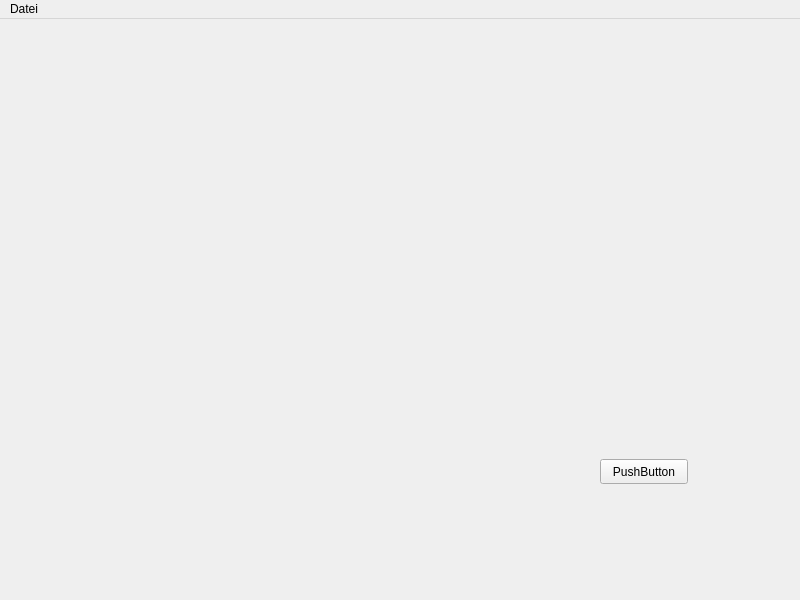
<?xml version="1.0" encoding="UTF-8"?>
<ui version="4.0">
 <class>MainWindow</class>
 <widget class="QMainWindow" name="MainWindow">
  <property name="geometry">
   <rect>
    <x>0</x>
    <y>0</y>
    <width>800</width>
    <height>600</height>
   </rect>
  </property>
  <property name="windowTitle">
   <string>MainWindow</string>
  </property>
  <widget class="QWidget" name="centralWidget">
   <widget class="QPushButton" name="pushButton">
    <property name="geometry">
     <rect>
      <x>600</x>
      <y>440</y>
      <width>88</width>
      <height>25</height>
     </rect>
    </property>
    <property name="text">
     <string>PushButton</string>
    </property>
   </widget>
  </widget>
  <widget class="QMenuBar" name="menuBar">
   <property name="geometry">
    <rect>
     <x>0</x>
     <y>0</y>
     <width>800</width>
     <height>22</height>
    </rect>
   </property>
   <widget class="QMenu" name="menuDatei">
    <property name="title">
     <string>Datei</string>
    </property>
    <addaction name="actionEinstellungen"/>
    <addaction name="actionQuit"/>
   </widget>
   <addaction name="menuDatei"/>
  </widget>
  <action name="actionQuit">
   <property name="text">
    <string>Quit</string>
   </property>
  </action>
  <action name="actionEinstellungen">
   <property name="text">
    <string>Einstellungen</string>
   </property>
  </action>
 </widget>
 <resources/>
 <connections/>
</ui>
